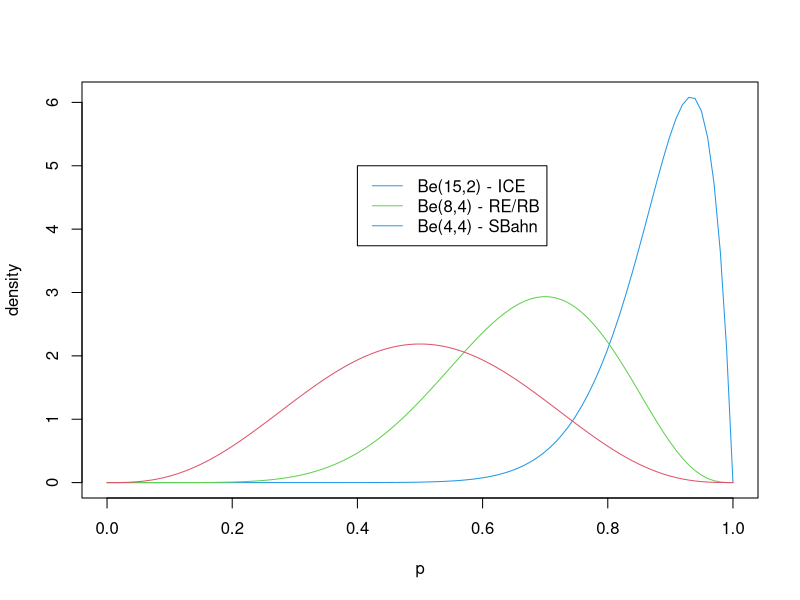

Generate this figure with R:
library(stats)

### plot different types of Beta dists
p = seq(0,1, length=100)
plot(p, dbeta(p, 15, 2), ylab="density", type ="l", col=4)
lines(p, dbeta(p, 8, 4), type ="l", col=3)
lines(p, dbeta(p, 4, 4), type ="l", col=2)
legend(0.4, 5,c("Be(15,2) - ICE","Be(8,4) - RE/RB","Be(4,4) - SBahn"),lty=c(1,1),col=c(4,3))

